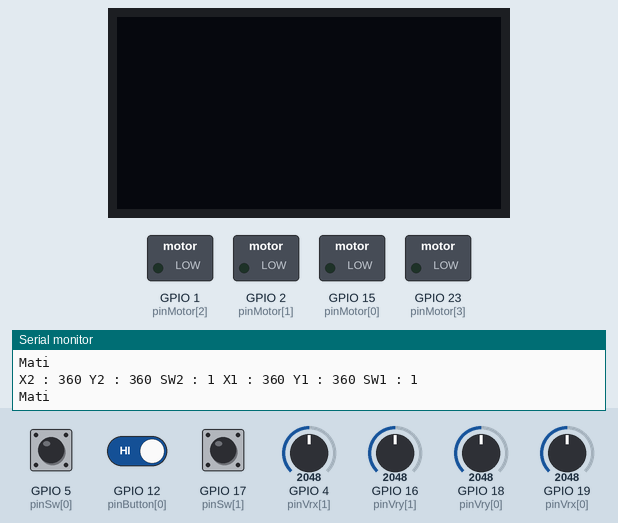
The sketch below on a simulated ESP32. Shown: 128×64 one-colour display, switched loads named in the sketch (green lamp = pin HIGH), the last lines printed to the serial monitor. The test bench sets the inputs (shaded band); at power-on: GPIO 5 (pinSw[0]) HIGH, GPIO 17 (pinSw[1]) HIGH, GPIO 12 (pinButton[0]) HIGH, GPIO 4 (pinVrx[1]) = 2048, GPIO 16 (pinVry[1]) = 2048, GPIO 18 (pinVry[0]) = 2048, GPIO 19 (pinVrx[0]) = 2048.

Above: at 1.2 s.
1.3 s: GPIO 5 (pinSw[0]) pulled LOW for 0.5 s
At 1.93 s:
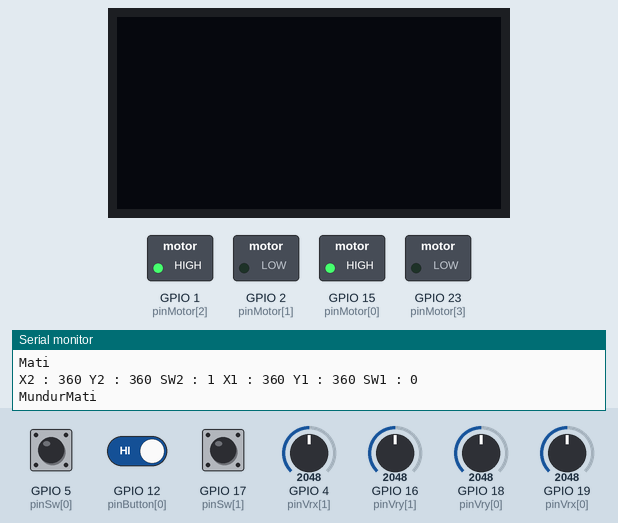
3.6 s: GPIO 17 (pinSw[1]) pulled LOW for 0.5 s
At 4.3 s:
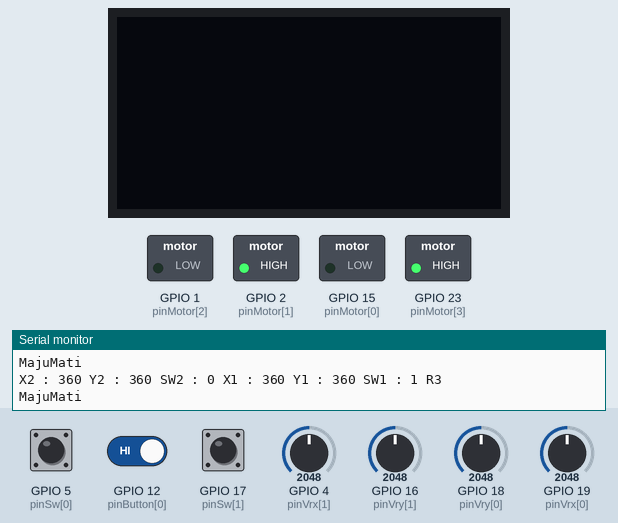
8.0 s: GPIO 5 (pinSw[0]) pulled LOW for 3.2 s
At 12.5 s:
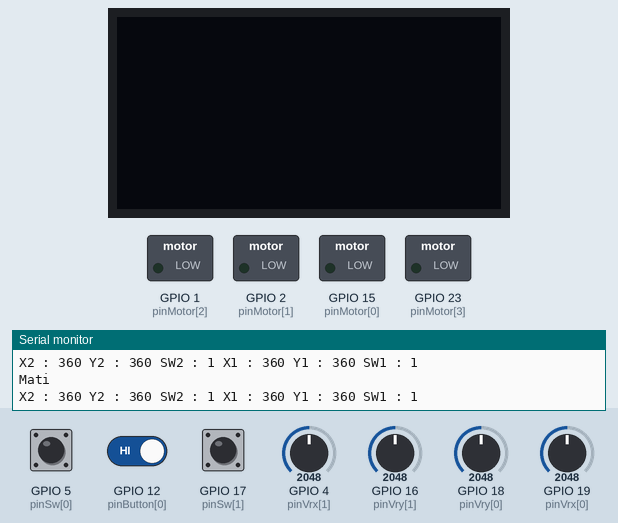
12.8 s: GPIO 17 (pinSw[1]) pulled LOW for 3.2 s
At 13.8 s:
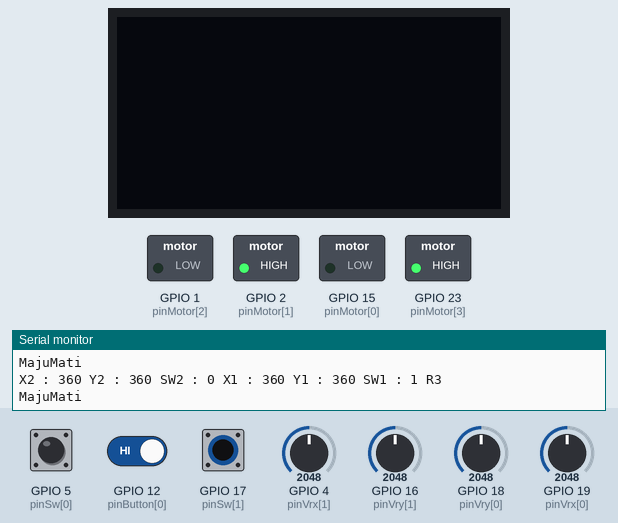
17.6 s: GPIO 5 (pinSw[0]) driven LOW and GPIO 12 (pinButton[0]) driven LOW
At 19.1 s:
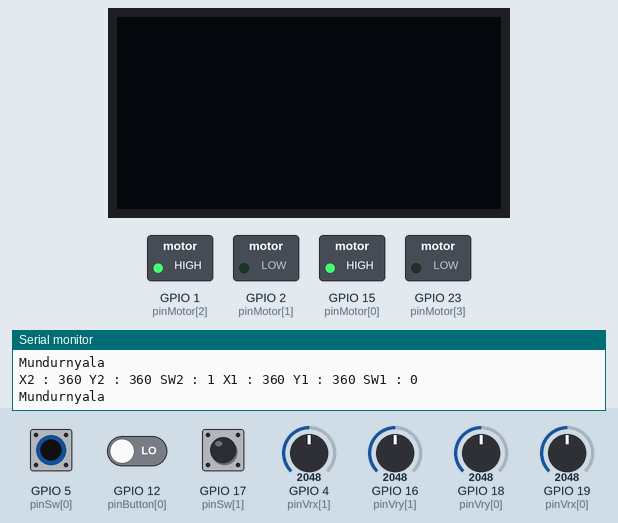
Timing chart, 0 to 20.6 s (numbered marks = the images above; inputs shaded):
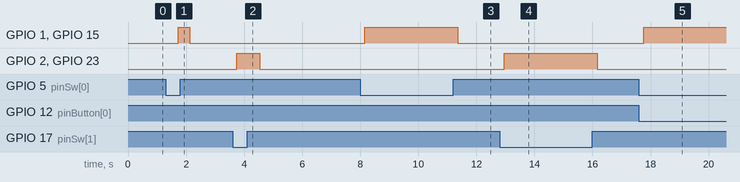

Measured:
- after the input at 1.3 s, GPIO 1 (pinMotor[2]), GPIO 15 (pinMotor[0]): LOW → HIGH after 0.43 s, → LOW 0.40 s later
- after the input at 3.6 s, GPIO 2 (pinMotor[1]), GPIO 23 (pinMotor[3]): LOW → HIGH after 0.14 s, → LOW 0.80 s later
- after the input at 8.0 s, GPIO 1 (pinMotor[2]), GPIO 15 (pinMotor[0]): LOW → HIGH after 0.15 s, → LOW 3.2 s later
- after the input at 12.8 s, GPIO 2 (pinMotor[1]), GPIO 23 (pinMotor[3]): LOW → HIGH after 0.16 s, → LOW 3.2 s later
- after the input at 17.6 s, GPIO 1 (pinMotor[2]), GPIO 15 (pinMotor[0]): LOW → HIGH after 0.17 s

The sketch:

programSDSerayu.ino
```cpp
#include <Adafruit_SSD1306.h>
#include <splash.h>

#include <Adafruit_GFX.h>
#include <Adafruit_GrayOLED.h>
#include <Adafruit_SPITFT.h>
#include <Adafruit_SPITFT_Macros.h>
#include <gfxfont.h>


// ------------------------------------initialization pins
// joystick (pin -> kiri|kanan)
int pinVrx[2] = {19, 4};
int pinVry[2] = {18, 16};
int pinSw[2] = {5, 17};

// button
int pinButton[8] = {12, 13, 14, 25, 26, 27, 32, 33};

// oled
int pinSda = 21, pinScl = 22;

// driver motor
int pinMotor[4] = {15, 2, 1, 23};
// int pinMotor1 = 15, pinMotor2 = 2;
// int pinMotor3 = 1, pinMotor4 = 23;

// ------------------------------------variables
// joystick
int nilaiXkiri, nilaiYkiri, nilaiSwkiri;
int nilaiXkanan, nilaiYkanan, nilaiSwkanan;

// oled
const int lebar = 128;
const int tinggi = 64;
const int reset = 4;

Adafruit_SSD1306 oled(lebar, tinggi, &Wire, reset);

void cekButton() {
  const char* buttonName[] = {"Bawah", "Kanan", "Atas", "Bulat", "Silang", "Kiri", "Segitiga", "Kotak"};

  for(int i = 0; i < 8; i++) {
    if(digitalRead(pinButton[i]) == HIGH) Serial.println(buttonName[i]);
  }
}

int test = 0;

void setup() {
  Serial.begin(9600);
  Serial.print("Ready bang!");

  for(int i = 0; i < 2; i++) {
   pinMode(pinVrx[i], INPUT);
   pinMode(pinVry[i], INPUT);
   pinMode(pinSw[i], INPUT_PULLUP);
  }

  for(int i = 0; i < 8; i++) {
    pinMode(pinButton[i], INPUT_PULLUP);
  }

  // pinMode(pinSda, INPUT);
  // pinMode(pinScl, INPUT);

  for(int i = 0; i < 4; i++) {
    pinMode(pinMotor[i], OUTPUT);
  }

  oled.begin(SSD1306_SWITCHCAPVCC, 0x3C);
  oled.clearDisplay();

}

void loop() {
  CekJoystick();
  // CekButton();
  MovementRobot();

  if (digitalRead(pinButton[0]) == LOW) {
    Serial.println("nyala");
  } else {
    Serial.println("Mati");
  }

  // oled.setTextSize(2);
  // oled.setTextColor(WHITE);
  // oled.setCursor(12, 15);
  // oled.println("Test");
  // oled.display();

  delay(100);
}


void CekButton() {
  if (digitalRead(pinButton[0]) == HIGH) {
    Serial.println("Bawah");
  }
  // if (digitalRead(pinButton[1]) == HIGH) {
  //   Serial.println("Kanan");
  // }
  // if (digitalRead(pinButton[2]) == HIGH) {
  //   Serial.println("Kiri");
  // }
  // if (digitalRead(pinButton[3]) == HIGH) {
  //   Serial.println("Bulat");
  // }
  // if (digitalRead(pinButton[4]) == HIGH) {
  //   Serial.println("Silang");
  // }
  // if (digitalRead(pinButton[5]) == HIGH) {
  //   Serial.println("Kotak");
  // }
  // if (digitalRead(pinButton[6]) == HIGH) {
  //   Serial.println("Segitiga");
  // }
  // if (digitalRead(pinButton[7]) == HIGH) {
  //   Serial.println("Atas");
  // }
}

void CekJoystick() {
  nilaiXkiri = map(analogRead(pinVrx[0]), 0, 1023, 0, 180);
  nilaiYkiri = map(analogRead(pinVry[0]), 0, 1023, 0, 180);
  nilaiSwkiri = digitalRead(pinSw[0]);

  nilaiXkanan = map(analogRead(pinVrx[1]), 0, 1023, 0, 180);
  nilaiYkanan = map(analogRead(pinVry[1]), 0, 1023, 0, 180);
  nilaiSwkanan = digitalRead(pinSw[1]);

  Serial.print("X2 : "); Serial.print(nilaiXkanan);
  Serial.print(" Y2 : "); Serial.print(nilaiYkanan);
  Serial.print(" SW2 : "); Serial.print(nilaiSwkanan);

  Serial.print(" X1 : "); Serial.print(nilaiXkiri);
  Serial.print(" Y1 : "); Serial.print(nilaiYkiri);
  Serial.print(" SW1 : "); Serial.print(nilaiSwkiri);

  if (nilaiXkanan == 720 && nilaiYkanan == 0) {
    Serial.print(" Kanan");
  } else if (nilaiXkanan == 0 && nilaiYkanan == 0) {
    Serial.print(" Kiri");
  }else if (nilaiSwkanan == 0) {
    Serial.print(" R3");
  }

  // if (nilaiXKiri == 720 && nilaiYkanan == 0) {
  //   Serial.print(" Kanan");
  // } else if (nilaiXkanan == 0 && nilaiYkanan == 0) {
  //   Serial.print(" Kiri");
  // }else if (nilaiSwkanan == 0) {
  //   Serial.print(" R3");
  // }

  Serial.println();
  delay(100);

}

void SetMotor(int motor1, int motor2, int motor3, int motor4) {
  digitalWrite(pinMotor[0], motor1);
  digitalWrite(pinMotor[1], motor2);
  digitalWrite(pinMotor[2], motor4);
  digitalWrite(pinMotor[3], motor3);
}

void MovementRobot() {
  if(nilaiXkanan == 720 && nilaiYkanan == 0) {
    SetMotor(0,0,0,1);
  } else if(nilaiXkanan == 0 && nilaiYkanan == 0) {
    SetMotor(1,0,0,0);
  } else if (nilaiSwkanan == 0) {
    SetMotor(0,1,1,0);
    Serial.print("Maju");
  } else if (nilaiSwkiri == 0) {
    SetMotor(1,0,0,1);
    Serial.print("Mundur");
  }

  // if(nilaiXkanan == 720 && nilaiYkanan == 0) {
  //   SetMotor(0,0,0,1);
  // } else if(nilaiXkanan == 0 && nilaiYkanan == 0) {
  //   SetMotor(1,0,0,0);
  // } else if (nilaiSwkanan == 0) {
  //   SetMotor(0,1,1,0);
  //   Serial.print("Maju");
  // } else if (nilaiSwkiri == 0) {
  //   SetMotor(1,0,0,1);
  //   Serial.print("Mundur");
  // }

  // else if(nilaiXkiri == 720 && nilaiYkiri == 0) {
  //   SetMotor(1,0,0,0);
  // } else if(nilaiXkiri == 0 && nilaiYkiri == 0) {
  //   SetMotor(0,0,1,0);
  // } else if (nilaiSwkiri == 0) {
  //   SetMotor(1,0,1,0);
  // }

  else {
    SetMotor(0,0,0,0);
  }
  delay(200);
}
```
